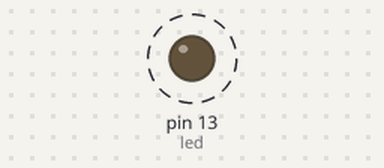
A sketch run on a simulated Arduino Uno, built with avr-gcc and run on an emulated ATmega328P. Shown: output pins drawn as LEDs (lit = HIGH). Dashed ring = blinking. What the sketch prints to the serial monitor is not drawn.

Above: at 0.2 s.
Timing chart, 0 to 3.0 s (numbered marks = the images above):
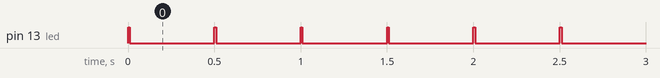

Measured:
- by itself, pin 13 (led): alternates HIGH for 0.01 s and LOW for 0.49 s

The sketch:

I2C-slave.ino
```cpp
#include <Wire.h>
int led = 13;
int x = 0;
void setup() {
  Serial.begin(9600);
  Wire.begin(9);
  pinMode(led,OUTPUT);
  Wire.onReceive(receiveEvent);
// immediately call the attached function (receiveEvent) after receiving data from master.
}

void receiveEvent(int bytes) {
  x = Wire.read();
}

void loop() {
  Serial.println(x);
  digitalWrite(led,HIGH);
  delay(10);
  digitalWrite(led,LOW);
  delay(490);
}

// Wire library:
// begin() - Initialise the I2C bus
// end() - Close the I2C bus
// requestFrom()- Request bytes from a peripheral device
// beginTransmission() - Begins queueing up a transmission
// endTransmission() - Transmit the bytes that have been queued and end the transmission
// write() - Writes data from peripheral to controller or vice versa
// available() - returns the number of bytes available for retrieval
// read() - Reads a byte that was transmitted from a peripheral to a controller.
// setClock() - Modify the clock frequency
// onReceive() - Register a function to be called when a peripheral receives a transmission
// onRequest() - Register a function to be called when a controller requests data
// setWireTimeout() - Sets the timeout for transmissions in controller mode
// clearWireTimeoutFlag() - Clears the timeout flag
// getWireTimeoutFlag() - Checks whether a timeout has occurred since the last time the flag was cleared.
```
